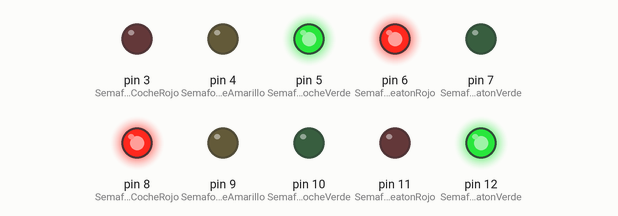
This sketch was run on a simulated Arduino Uno, built with avr-gcc and run on an emulated ATmega328P. Parts: output pins drawn as LEDs (lit = HIGH).

Above: at 1.5 s.
At 7.5 s:
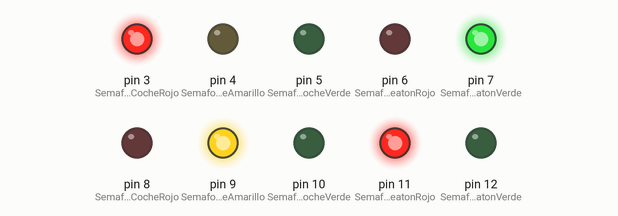
At 10.5 s:
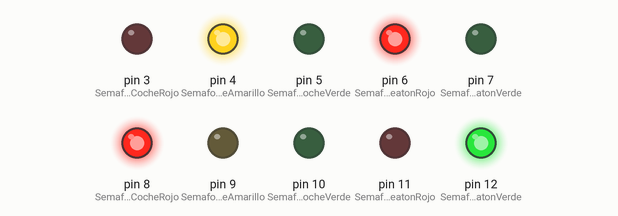
Timing chart, 0 to 19.5 s (numbered marks = the images above):
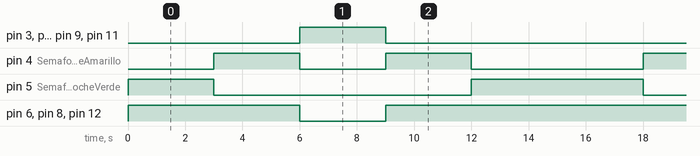

The sketch:

SemaforoCruce.ino
```cpp
//Creamos las variables para cada uno de los elementos

//Semaforo de coches 1 con sus tres colores
int Semaforo1CocheRojo = 3;
int Semaforo1CocheAmarillo = 4;
int Semaforo1CocheVerde = 5;

//Semaforo de Peatones 1 con sus dos colores
int Semaforo1PeatonRojo = 6;
int Semaforo1PeatonVerde = 7;

//Semaforo de coches 2 con sus tres colores
int Semaforo2CocheRojo = 8;
int Semaforo2CocheAmarillo = 9;
int Semaforo2CocheVerde = 10;

//Semaforo de Peatones 2 con sus dos colores
int Semaforo2PeatonRojo = 11;
int Semaforo2PeatonVerde = 12;

int espera = 3000; // El tiempo que se esperara
void setup(){

//Establecemos los pines que vamos a usar como salidas
pinMode(Semaforo1CocheRojo, OUTPUT);
pinMode(Semaforo1CocheAmarillo, OUTPUT);
pinMode(Semaforo1CocheVerde, OUTPUT);

pinMode(Semaforo1PeatonRojo, OUTPUT);
pinMode(Semaforo1PeatonVerde, OUTPUT);

pinMode(Semaforo2CocheRojo, OUTPUT);
pinMode(Semaforo2CocheAmarillo, OUTPUT);
pinMode(Semaforo2CocheVerde, OUTPUT);

pinMode(Semaforo2PeatonRojo, OUTPUT);
pinMode(Semaforo2PeatonVerde, OUTPUT);

}
void loop() {

//Primero coche 1 verde, peaton 1 rojo, coche 2 rojo, peaton verde
digitalWrite(Semaforo1CocheVerde, HIGH);
digitalWrite(Semaforo1PeatonRojo, HIGH);

digitalWrite(Semaforo2CocheRojo, HIGH);
digitalWrite(Semaforo2PeatonVerde, HIGH);

delay(espera);


//Segundo semaforo coche 1 se apaga el verde y se enciende el amarillo , se apaga verde peaton 1 y se enciende el rojo
// y el semaforo 2 de coche y peaton siguen iguales
digitalWrite(Semaforo1CocheVerde, LOW); // Enciende y apaga secuencialmente los LEDs
digitalWrite(Semaforo1CocheAmarillo, HIGH); // Enciende y apaga secuencialmente los LEDs
digitalWrite(Semaforo1PeatonRojo, HIGH);

digitalWrite(Semaforo2CocheRojo, HIGH);
digitalWrite(Semaforo2PeatonVerde, HIGH);

delay(espera);


//Tercero se apaga el amarillo del coche 1 y se enciende el rojo, se apaga el rojo del peaton 1 y se enciende el verde
// Y el semaforo 2 de coche se apaga el rojo y se enciende el amarillo, y peaton 2 se apaga el verde y se enciende el rojo
digitalWrite(Semaforo1CocheAmarillo, LOW);
digitalWrite(Semaforo1CocheRojo, HIGH);
digitalWrite(Semaforo1PeatonRojo, LOW);
digitalWrite(Semaforo1PeatonVerde, HIGH);

digitalWrite(Semaforo2CocheRojo, LOW);
digitalWrite(Semaforo2CocheAmarillo, HIGH);
digitalWrite(Semaforo2PeatonVerde, LOW);
digitalWrite(Semaforo2PeatonRojo, HIGH);
delay(espera);


//Cuarto: se apaga el rojo y se enciende el amarillo del semaforo coche 1, se apaga el verde de peaton 1 y se enciende el rojo,
// se apaga el amarillo y se enciende el rojo de semaforo coche 2 y se apaga el rojo y se enciende el verde del peaton 2
digitalWrite(Semaforo1CocheAmarillo, HIGH);
digitalWrite(Semaforo1CocheRojo, LOW);
digitalWrite(Semaforo1PeatonVerde, LOW);
digitalWrite(Semaforo1PeatonRojo,HIGH);

digitalWrite(Semaforo2CocheRojo, HIGH);
digitalWrite(Semaforo2CocheAmarillo, LOW);
digitalWrite(Semaforo2PeatonVerde, HIGH);
digitalWrite(Semaforo2PeatonRojo, LOW);
delay(espera);


// Quinto se apaga el amarillo y se enciende el verde del semaforo coche 1 y el de peaton sigue rojo,
// semaforo dos coche sigue rojo y verde peaton 2

digitalWrite(Semaforo1CocheAmarillo, LOW);
digitalWrite(Semaforo1CocheVerde, HIGH);
digitalWrite(Semaforo1PeatonRojo,HIGH);

digitalWrite(Semaforo2CocheRojo, HIGH);
digitalWrite(Semaforo2PeatonVerde, HIGH);
delay(espera);


}
```

Measured:
- by itself, pin 4 (Semaforo1CocheAmarillo): repeats every 15.0 s: LOW 3.0 s, HIGH 3.0 s, LOW 6.0 s, HIGH 3.0 s
- by itself, pin 5 (Semaforo1CocheVerde): repeats every 15.0 s: LOW 9.0 s, HIGH 6.0 s
- by itself, pin 6 (Semaforo1PeatonRojo), pin 8 (Semaforo2CocheRojo), pin 12 (Semaforo2PeatonVerde): repeats every 15.0 s: LOW 3.0 s, HIGH 12.0 s
- by itself, pin 3 (Semaforo1CocheRojo), pin 7 (Semaforo1PeatonVerde), pin 9 (Semaforo2CocheAmarillo), pin 11 (Semaforo2PeatonRojo): alternates HIGH for 3.0 s and LOW for 12.0 s
